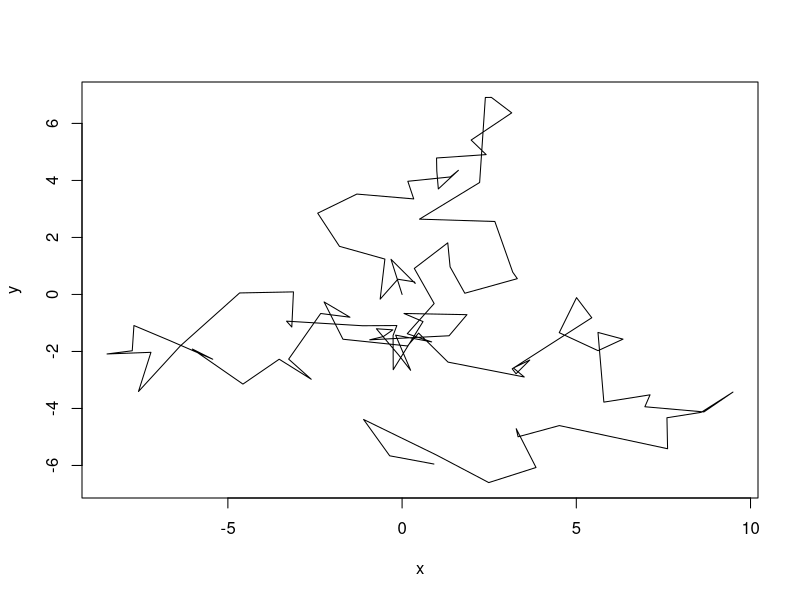
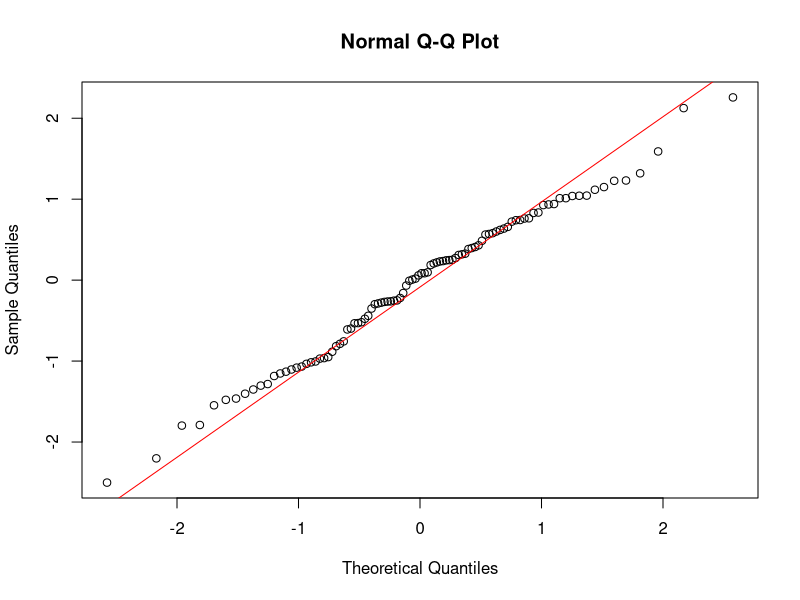
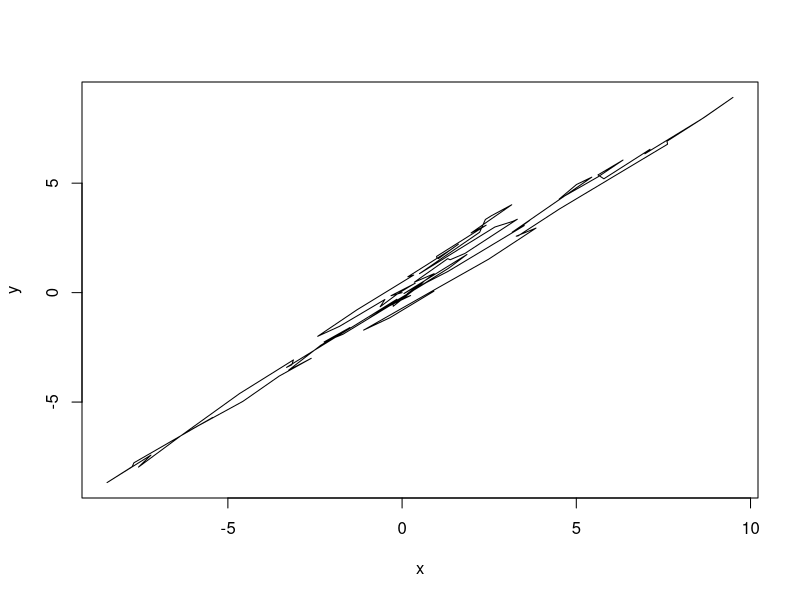

Source code (R) for these figures, in order:
# Q1a
seq(10, 30, by=2)

# Q1b
1:25-rep(seq(0,16, by=4), rep(5,5))


# Q2a
roots <- polyroot(0:5)

# Q2b
mode(roots)

# Q2c
roots[order(Im(roots))]


# Q3
suits <- c("D","C","H","S")
# D = ♦ Diamond, C = ♣ Club, H = ♥ Heart, S = ♠ Spade
ranks <- 2:14
# 11 = Jack, 12 = Queen, 13 = King, 14 = Ace

deck <- matrix(, nrow = 52, ncol = 2)
colnames(deck) = c("suit", "rank")
deck <- as.data.frame(deck)
deck$suit <- rep(suits, 13)
deck$rank <- rep(ranks, 4)

# Q3a
# deck is a data frame with 52 observations and 2 variables
# each row represent a playing card
# the first column is the suit of card
# the second column is the rank of card

# Q3b
hand <- deck[sample(52, size = 5, replace=F),]
# hand <- deck[1:5,] # straight 2,3,4,5,6
# hand <- deck[c(1:4, 13),] # straight A,2,3,4,5
# hand <- deck[c(17,9,1,49,41),] # flush 
# hand <- deck[c(6,46,34,22,10),] # straight flush

# Q3c
is.flush <- length(unique(hand$suit)) == 1

# Q3d
min_rank <- min(hand$rank)
is.straight <- all(sort(hand$rank) == seq(min_rank, min_rank+4))|all(sort(hand$rank) == c(2,3,4,5,14))

# Q3e
(is.straightflush <- is.flush & is.straight)
(is.flush <- is.flush & !is.straightflush)
(is.straight <- is.straight & !is.straightflush)


# Q4a
n <- 100
z <- rnorm(n,0,1)
w <- rnorm(n,0,1)
x <- cumsum(c(0,z))
y <- cumsum(c(0,w))
plot(x,y, type="l")

# Q4bi
rho <- -0.5
u <- rho*z + sqrt(1-rho^2)*w
qqnorm(u)
qqline(u, col="red")
mean(u)
var(u)
cor(u,z)

# Q4bii
rho <- 0.99
u <- rho*z + sqrt(1-rho^2)*w
x <- cumsum(c(0,z))
y <- cumsum(c(0,u))
plot(x,y, type="l")
